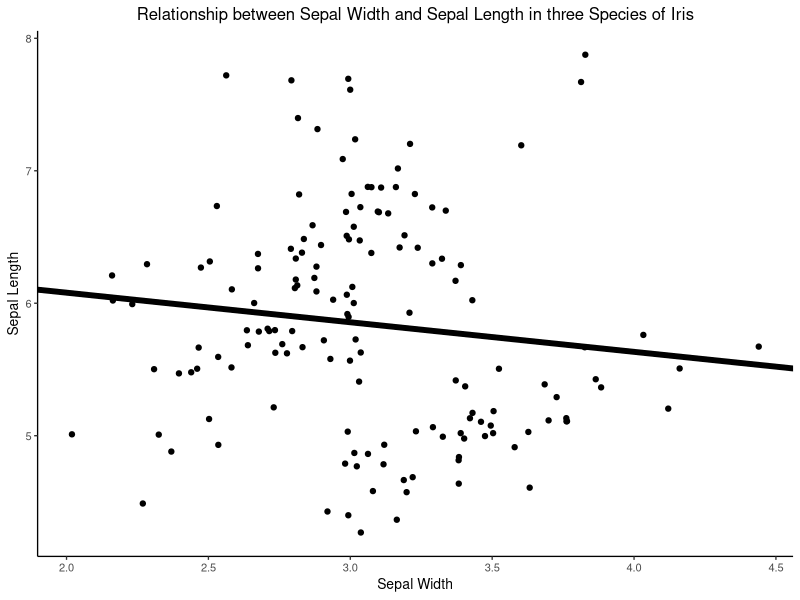
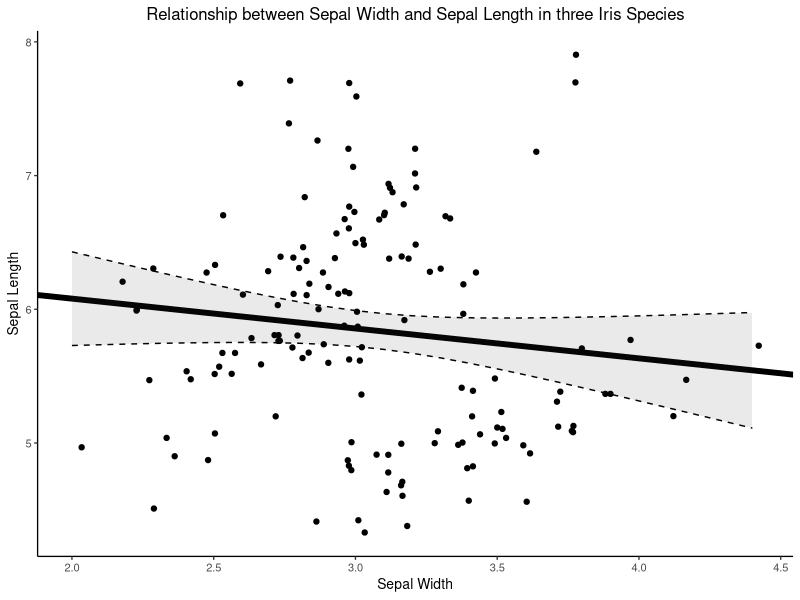

R code for these plots, in order: (Note: this script raises an error after producing the figures.)
## ---- chunk 1
library(kableExtra)
library(tidyverse)
## ---- chunk 2
data(iris)
head(iris)
## ---- chunk 3

a <- iris %>% 
  split(.$Species) %>% 
  map(summary) %>% 
  map(as.data.frame) %>% 
  map(drop_na) %>% 
  bind_rows() %>% 
  separate(Freq, c('Statistic', 'Value'), ":") %>% 
  filter(!str_detect(Var2, 'Species')) %>% 
  mutate(Species = c(rep('setosa', times = 24), 
                     rep('versicolor', times = 24), 
                     rep('virginica', times = 24))) %>% 
  select(-Var1) %>% 
  rename(Variable = Var2) %>% 
  filter(!str_detect(Statistic, 'Qu'))

iris_table <- iris %>% 
  group_by(Species) %>% 
  summarise(across(everything(), list('min.' = min,
                         max = max, 
                         mean = mean,
                         median = median))) %>% 
  pivot_longer(-Species, values_to = 'Value') %>% 
  separate(name, c('Tissue', 'Statistic'), sep = "_") %>% 
  
  # style down here
  mutate(Tissue = str_replace(Tissue, '[.]', ' ')) %>% 
  mutate(Species =  paste0('I. ', Species)) %>% 
  mutate(Value = round(Value, digits = 1)) %>% 
  
  pivot_wider(names_from = Tissue, values_from = Value) %>% 
  mutate(Statistic=fct_relevel(Statistic, "min.", "mean", "median", 'max')) %>% 
  arrange(Species, Statistic)

iris_table[c(2:4, 6:8, 10:12),1] <- ""
knitr::kable(iris_table, 
             align = "llcccc", 
             col.names = c('Species','Statistic','Length','Width','Length','Width'), 
             caption = "Summary Statistics of Iris Dataset") %>% 
  kable_classic(full_width = F, html_font = "Cambria") %>% 
  add_header_above(., c(" " = 2, "Sepal" = 2, "Petal" = 2))  

rm(a, iris_table)
## ---- chunk 4
model_summary <- summary(lm(Sepal.Length ~ Sepal.Width, data = iris))
model_summary_statistics <- tibble("intercept" = model_summary$coefficients[1,1],
                                   "slope"     = model_summary$coefficients[2,1],
                                   "p_value"   = model_summary$coefficients[2,4],
                                   "r_squared"  = model_summary$r.squared)    
model_summary_statistics
model_summary_statistics %>% 
  mutate(across(where(is.numeric), ~ round(.x, digits = 3))) %>% 
  knitr::kable( 
             col.names = c('Intercept', 'Slope','p-Value','R$^2$'),
             align = "cccc",
             caption = "Results of a linear model with one continuous predictor and response"
             ) %>% 
  kable_classic(full_width = F, html_font = "Cambria")

rm(model_summary_statistics)
## ---- chunk 5

ggplot(iris, aes(x = Sepal.Width, y = Sepal.Length))+
  geom_jitter()+
  geom_abline(intercept = model_summary$coefficients[1,1], 
              slope = model_summary$coefficients[2,1], size = 2) +
  theme_classic(base_size = 10) +
  labs(title = 'Relationship between Sepal Width and Sepal Length in three Species of Iris',
       y = 'Sepal Length', x = 'Sepal Width') +
  theme(plot.title = element_text(hjust = 0.5))
## ---- chunk 6
model <- lm(Sepal.Length ~ Sepal.Width, data = iris)
conf_int <- as.data.frame(predict(model, interval = "confidence"))
data <- cbind(conf_int, iris)

ggplot(data, aes(x = Sepal.Width, y = Sepal.Length))+
  geom_jitter()+
  geom_abline(intercept = model_summary$coefficients[1,1], 
              slope = model_summary$coefficients[2,1], size = 2) +
  theme_classic(base_size = 10)+ 
  geom_line(aes(y = lwr), color = "black", linetype = "dashed") +
  geom_line(aes(y = upr), color = "black", linetype = "dashed") +
  geom_ribbon(aes(ymin=lwr, ymax=upr), alpha=0.1) +
  labs(title = 'Relationship between Sepal Width and Sepal Length in three Iris Species',
       y = 'Sepal Length', x = 'Sepal Width') +
  theme(plot.title = element_text(hjust = 0.5))

rm(model, conf_int, data)
## ---- chunk 7
ggplot(data, aes(x = Sepal.Width, y = Sepal.Length))+
  geom_jitter()+
  geom_smooth(method = "lm", colour = "black", formula = y ~ x) +
  labs(title = 'Relationship between Sepal Width and Sepal Length in three Iris Species',
       y = 'Sepal Length', x = 'Sepal Width') +
  theme_classic(base_size = 10) +
  theme(plot.title = element_text(hjust = 0.5))
## ---- chunk 8
rm(iris, model_summary)
